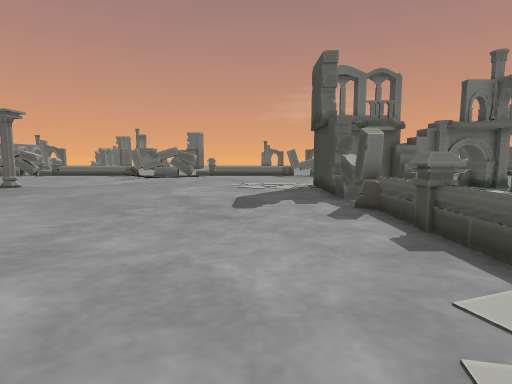
[1] (above)

24 first-person views from a walk through a scene from a Unity 3-D project. The camera is 1.4 m above the floor, tilts 6° down and sees 80° across. The floor is counted in squares, 1 m on a side. Each view is taken from the middle of a square. On the plan, view 1 faces up. The plan holds only what a view shows up to about 14 squares ahead; the rest is blank. The place goes on beyond the plan. Door leaves are left out, so doorways stand open.

[2]
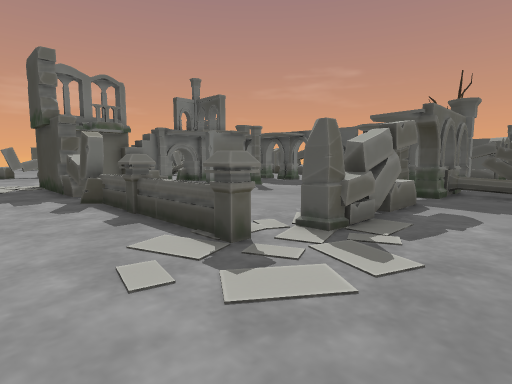

[3]
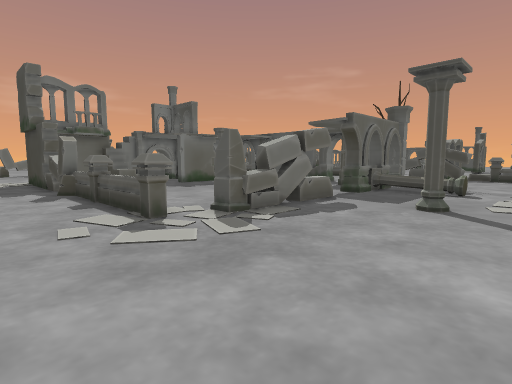

[4]
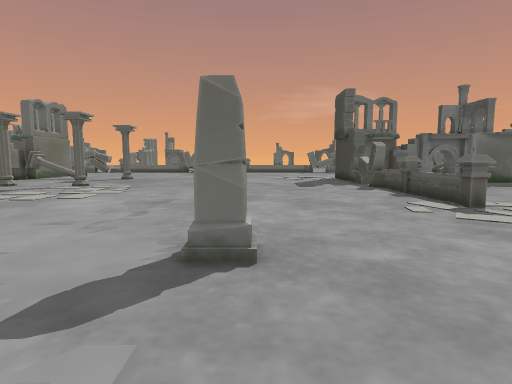

[5]
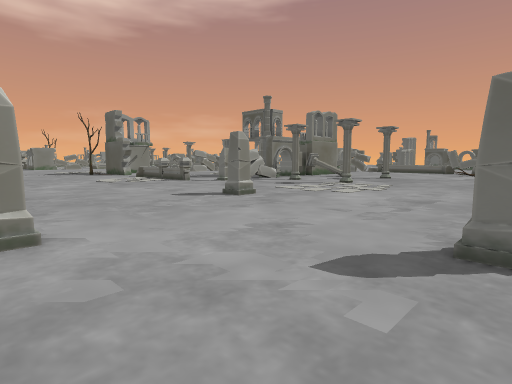

[6]
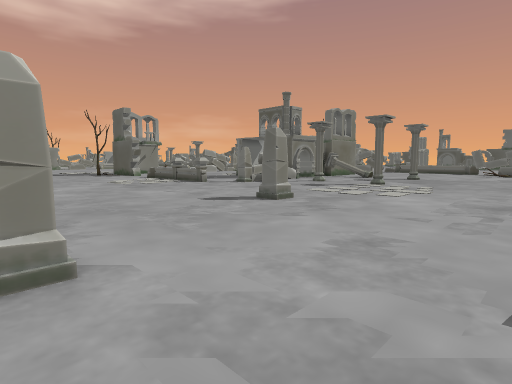

[7]
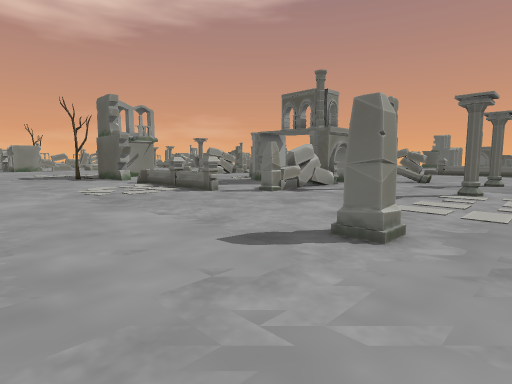

[8]
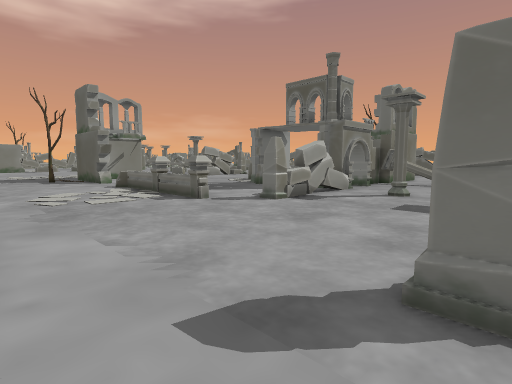

[9]
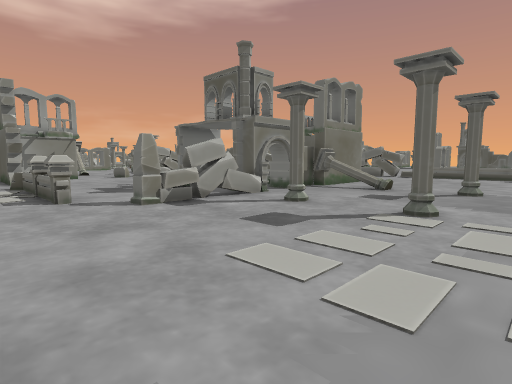

[10]
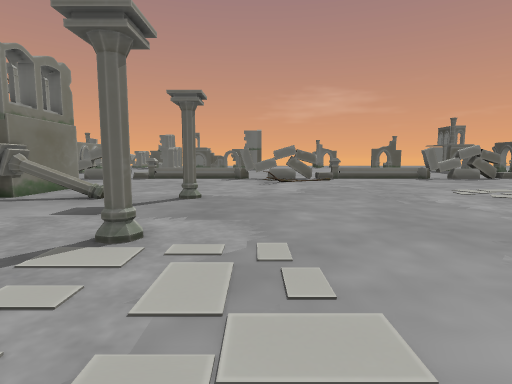

[11]
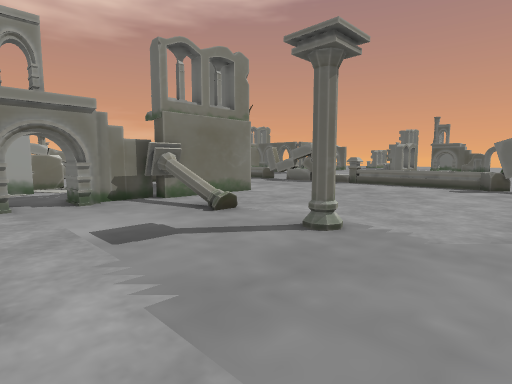

[12]
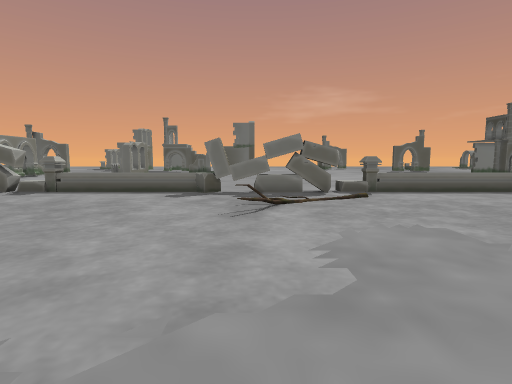

[13]
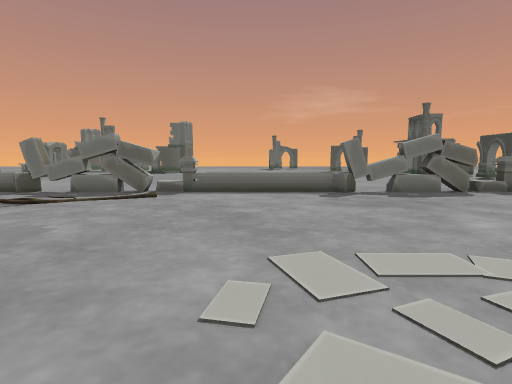

[14]
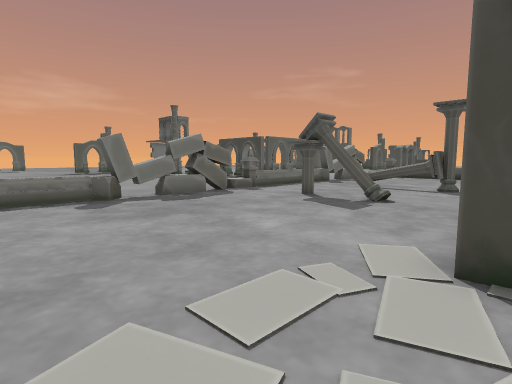

[15]
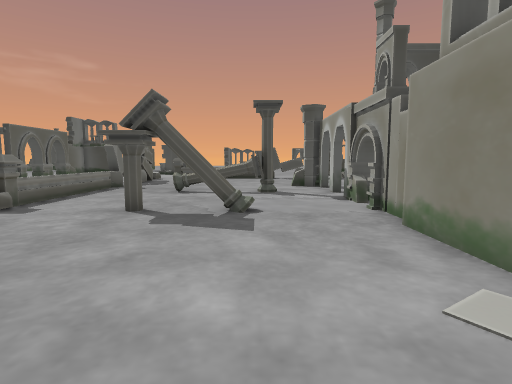

[16]
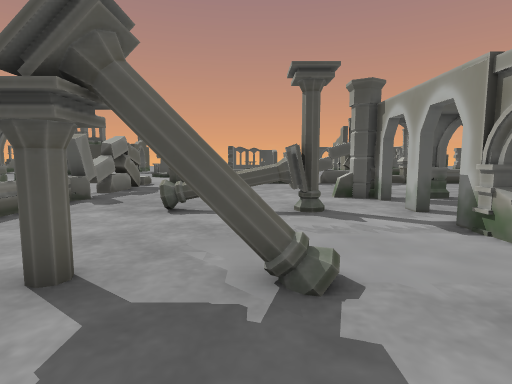

[17]
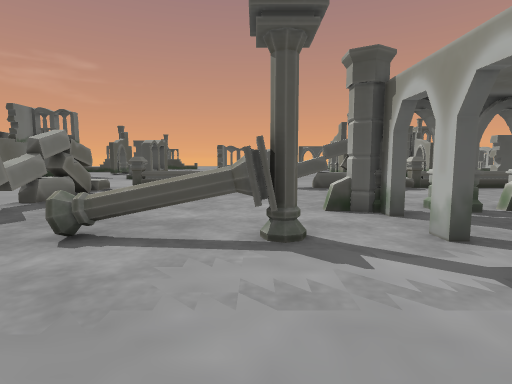

[18]
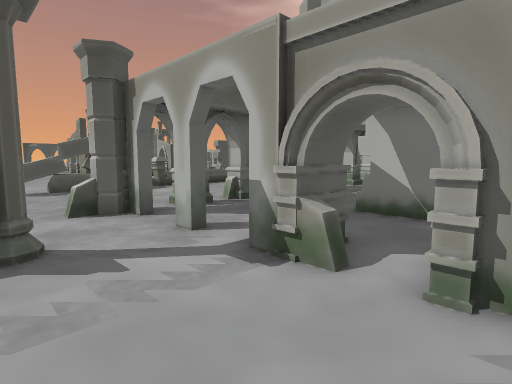

[19]
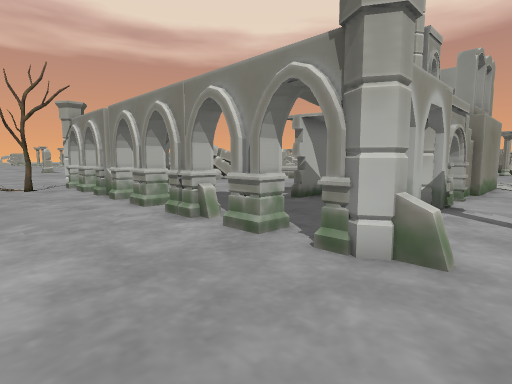

[20]
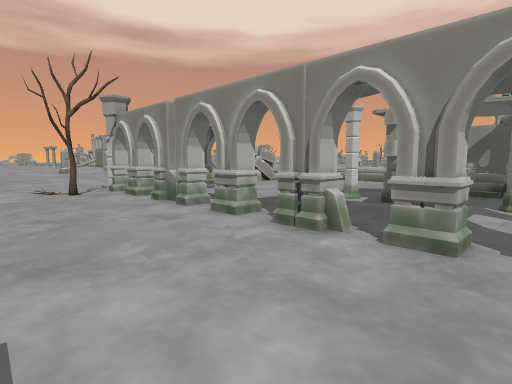

[21]
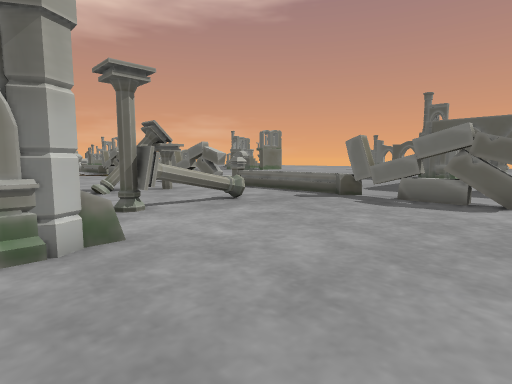

[22]
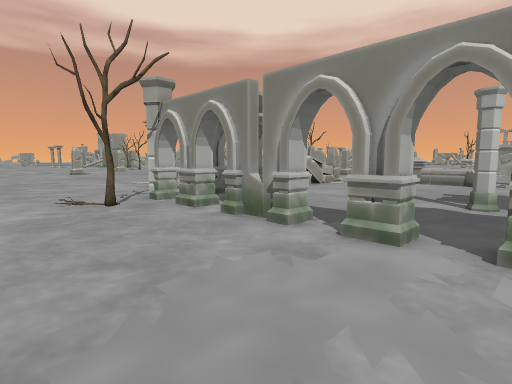

[23]
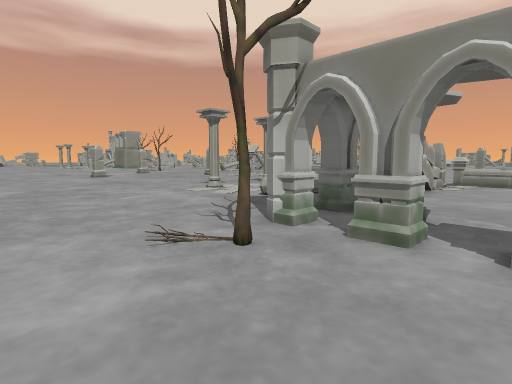

[24]
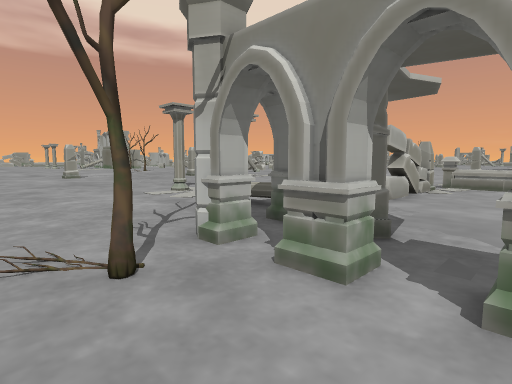

### Floor plan
Key: @ floor where view 1 was taken; # wall or solid block; x gap in a wall; . floor; D open door; = window, fence, low wall or low ledge; ^ raised ledge; v drop or lower ground; B box; L block; T thing the floor can be seen under or through; O other object.
Columns run from 23 left of view 1 to 23 right of it. Each row starts with its distance up from view 1.
 28   LLLL      LLLLLLLL    ==LLLLLLLL      LLLLLLO
 27   LL.#======LLLLLL.#======LLLLLL.#======LLLLLL
 26     ..........................................
 25      .........................................
 24       ...............................==.......
 23       ........=......................^^.......
 22        ......=..................##...^^........
 21       ..........................==...^^........
 20     #............................=...##........
 19     #..........................................
 18     #...................................==.....
 17     #.....................#####..###....TT.....
 16    ##^....#...............#   #BB###x#..TT.....
 15    B#^.................  .#   B   .#....TT....
 14    v......................#   B   ......TT.....
 13 ... #.....................##      ......TT.....
 12 ..........................LL      ###...TT.....
 11    ##.....................LL    ...##..........
 10   ##L.#...#...............LL  ..........TT.....
  9   .LL.....................L#  .......... T.....
  8    LL.....................==   ....  ...TT.....
  7    LL.....................==  ....  ....TT.....
  6 ...LL.....................## ...........##.....
  5 ..........................== .................
  4 =##.......................==..........####.....
  3 =##................ ......==..........####.....
  2 ................... ......#.xLLLLLDDD.####.#...
  1 .......... #....... .........LLLLLDDD=####.....
  0 ..........##...........@.............=.........
 -1 .....................................=........
 -2 ................... #...........#....=........
 -3 ...................##.........................
 -4 ..............................................
 -5    ..................... .....       .........
 -6     .................               #.........
 -7           ... #......                 ........
 -8               #.  . .                  .......

Positions as (right, up) in squares from view 1, and headings:
1: (0, 0), facing up
2: (0, -2), facing up-right
3: (0, -5), facing up-right
4: (-3, -7), facing up
5: (-3, -8), facing up-left
6: (-5, -8), facing up-left
7: (-10, -5), facing up-left
8: (-12, -3), facing up-left
9: (-10, 1), facing up-left
10: (-10, 4), facing up
11: (-9, 10), facing up-left
12: (-9, 14), facing up
13: (-1, 14), facing up
14: (-1, 16), facing up-right
15: (1, 20), facing right
16: (6, 21), facing right
17: (9, 20), facing right
18: (9, 20), facing down-right
19: (22, 19), facing down-left
20: (23, 16), facing down-left
21: (23, 16), facing up-left
22: (23, 12), facing down-left
23: (23, 6), facing down-left
24: (21, 6), facing down-left
